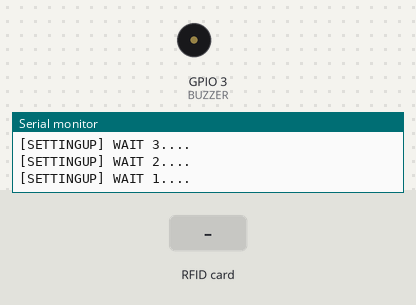
Bench run of a sketch on a simulated ESP32. Parts: buzzer (waves = sounding, pin HIGH), the last lines printed to the serial monitor. Inputs (shaded band) come from the test bench. WiFi joins after 1.5 s; servers stay silent unless stated; uploads are accepted with an empty reply.

Above: at 5.2 s.
5.3 s: RFID card 5E 7A 19 C4 held to the reader
At 5.61 s:
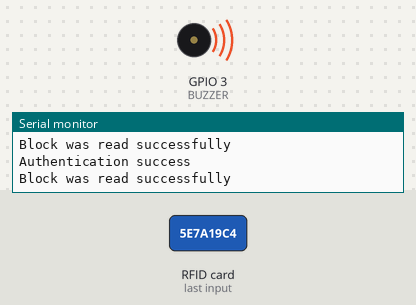
Timing chart, 0 to 8.3 s (numbered marks = the images above; inputs shaded):
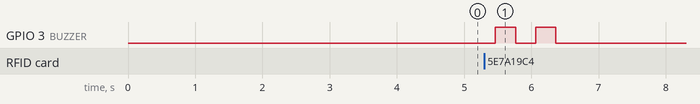

Measured:
- after the input at 5.3 s, GPIO 3 (BUZZER): alternates HIGH for 0.30 s and LOW for 0.30 s, 4 changes in all, then stays LOW, starting after 0.16 s

The sketch:

read_data_from_RFIDTags.ino
```cpp
#include <SPI.h>
#include <MFRC522.h>
#include <Arduino.h>
#include <WiFi.h>
#include <HTTPClient.h>
#include <WiFiClient.h>
#include <WiFiClientSecure.h>
#include <WiFiMulti.h>

const uint8_t fingerprint[20] = {0X09, 0X1E, 0X68, 0X9F, 0XBD, 0X40, 0X4B ,0X47, 0X8D, 0XAC, 0XBE, 0XFE, 0XEF, 0X35, 0XD6, 0X52, 0XC1, 0XA0, 0XEC, 0X9F};

const char* root_ca_website = \
      "-----BEGIN CERTIFICATE-----\n" \
      "MIIFVzCCAz+gAwIBAgINAgPlk28xsBNJiGuiFzANBgkqhkiG9w0BAQwFADBHMQsw\n" \
      "CQYDVQQGEwJVUzEiMCAGA1UEChMZR29vZ2xlIFRydXN0IFNlcnZpY2VzIExMQzEU\n" \
      "MBIGA1UEAxMLR1RTIFJvb3QgUjEwHhcNMTYwNjIyMDAwMDAwWhcNMzYwNjIyMDAw\n" \
      "MDAwWjBHMQswCQYDVQQGEwJVUzEiMCAGA1UEChMZR29vZ2xlIFRydXN0IFNlcnZp\n" \
      "Y2VzIExMQzEUMBIGA1UEAxMLR1RTIFJvb3QgUjEwggIiMA0GCSqGSIb3DQEBAQUA\n" \
      "A4ICDwAwggIKAoICAQC2EQKLHuOhd5s73L+UPreVp0A8of2C+X0yBoJx9vaMf/vo\n" \
      "27xqLpeXo4xL+Sv2sfnOhB2x+cWX3u+58qPpvBKJXqeqUqv4IyfLpLGcY9vXmX7w\n" \
      "Cl7raKb0xlpHDU0QM+NOsROjyBhsS+z8CZDfnWQpJSMHobTSPS5g4M/SCYe7zUjw\n" \
      "TcLCeoiKu7rPWRnWr4+wB7CeMfGCwcDfLqZtbBkOtdh+JhpFAz2weaSUKK0Pfybl\n" \
      "qAj+lug8aJRT7oM6iCsVlgmy4HqMLnXWnOunVmSPlk9orj2XwoSPwLxAwAtcvfaH\n" \
      "szVsrBhQf4TgTM2S0yDpM7xSma8ytSmzJSq0SPly4cpk9+aCEI3oncKKiPo4Zor8\n" \
      "Y/kB+Xj9e1x3+naH+uzfsQ55lVe0vSbv1gHR6xYKu44LtcXFilWr06zqkUspzBmk\n" \
      "MiVOKvFlRNACzqrOSbTqn3yDsEB750Orp2yjj32JgfpMpf/VjsPOS+C12LOORc92\n" \
      "wO1AK/1TD7Cn1TsNsYqiA94xrcx36m97PtbfkSIS5r762DL8EGMUUXLeXdYWk70p\n" \
      "aDPvOmbsB4om3xPXV2V4J95eSRQAogB/mqghtqmxlbCluQ0WEdrHbEg8QOB+DVrN\n" \
      "VjzRlwW5y0vtOUucxD/SVRNuJLDWcfr0wbrM7Rv1/oFB2ACYPTrIrnqYNxgFlQID\n" \
      "AQABo0IwQDAOBgNVHQ8BAf8EBAMCAYYwDwYDVR0TAQH/BAUwAwEB/zAdBgNVHQ4E\n" \
      "FgQU5K8rJnEaK0gnhS9SZizv8IkTcT4wDQYJKoZIhvcNAQEMBQADggIBAJ+qQibb\n" \
      "C5u+/x6Wki4+omVKapi6Ist9wTrYggoGxval3sBOh2Z5ofmmWJyq+bXmYOfg6LEe\n" \
      "QkEzCzc9zolwFcq1JKjPa7XSQCGYzyI0zzvFIoTgxQ6KfF2I5DUkzps+GlQebtuy\n" \
      "h6f88/qBVRRiClmpIgUxPoLW7ttXNLwzldMXG+gnoot7TiYaelpkttGsN/H9oPM4\n" \
      "7HLwEXWdyzRSjeZ2axfG34arJ45JK3VmgRAhpuo+9K4l/3wV3s6MJT/KYnAK9y8J\n" \
      "ZgfIPxz88NtFMN9iiMG1D53Dn0reWVlHxYciNuaCp+0KueIHoI17eko8cdLiA6Ef\n" \
      "MgfdG+RCzgwARWGAtQsgWSl4vflVy2PFPEz0tv/bal8xa5meLMFrUKTX5hgUvYU/\n" \
      "Z6tGn6D/Qqc6f1zLXbBwHSs09dR2CQzreExZBfMzQsNhFRAbd03OIozUhfJFfbdT\n" \
      "6u9AWpQKXCBfTkBdYiJ23//OYb2MI3jSNwLgjt7RETeJ9r/tSQdirpLsQBqvFAnZ\n" \
      "0E6yove+7u7Y/9waLd64NnHi/Hm3lCXRSHNboTXns5lndcEZOitHTtNCjv0xyBZm\n" \
      "2tIMPNuzjsmhDYAPexZ3FL//2wmUspO8IFgV6dtxQ/PeEMMA3KgqlbbC1j+Qa3bb\n" \
      "bP6MvPJwNQzcmRk13NfIRmPVNnGuV/u3gm3c\n" \
      "-----END CERTIFICATE-----\n";


#define RST_PIN 4  // Reset pin
#define SS_PIN 5 //Slave select pin
#define BUZZER 3 // Buzzer pin


MFRC522 mfrc522(SS_PIN,RST_PIN);
MFRC522::MIFARE_Key key;
WiFiMulti wifiMulti;
MFRC522::StatusCode status;


int blockNumofID = 1;


int blockNumofName = 9;


int blockNumPhone= 13;


byte bufferLen =18;
byte readBlockId[18];
byte readBlockName[18];
byte readBlockPhone[18];


String Spreadsheet_data_2;
String Spreadsheet_data_1 = "";


void setup()
{
  Serial.begin(9600);


  Serial.println();


  for (uint8_t t = 4; t > 0; t--)
  {
    Serial.printf("[SETTINGUP] WAIT %d....\n", t);
    Serial.flush();
    delay(1000);
  }


  WiFi.mode(WIFI_STA);

  wifiMulti.addAP("S1th", "S1th@123");

  pinMode(BUZZER, OUTPUT);

  SPI.begin();
}


void ReadDataFromBlock(int blockNum, byte readBlockData[])
{

  for (byte i = 0; i < 6; i++)
  {
    key.keyByte[i] = 0xFF;
  }

  status = mfrc522.PCD_Authenticate(MFRC522::PICC_CMD_MF_AUTH_KEY_A, blockNum, &key, &(mfrc522.uid));


  if (status != MFRC522::STATUS_OK)
  {
     Serial.print("Authentication failed for Read: ");
     Serial.println(mfrc522.GetStatusCodeName(status));
     return;
  }
  else
  {
    Serial.println("Authentication success");
  }


  status = mfrc522.MIFARE_Read(blockNum, readBlockData, &bufferLen);
  if (status != MFRC522::STATUS_OK)
  {
    Serial.print("Reading failed: ");
    Serial.println(mfrc522.GetStatusCodeName(status));
    return;
  }
  else
  {
    Serial.println("Block was read successfully");
  }
}
void loop()
{
   mfrc522.PCD_Init();


  if ( ! mfrc522.PICC_IsNewCardPresent())
  {
    return;
  }


  if ( ! mfrc522.PICC_ReadCardSerial())
  {
    return;
  }


  Serial.println();

  Serial.println(F("Reading last data from RFID..."));


  ReadDataFromBlock(blockNumofID, readBlockId);
  ReadDataFromBlock(blockNumofName, readBlockName);
  ReadDataFromBlock(blockNumPhone, readBlockPhone);

  Spreadsheet_data_1 = "https://script.google.com/macros/s/AKfycbzwXIVsmNCQrgAHDo-4EK4DNvLSa4bjvzInuS_8lFbILyqqEaeNlpV1yFeNy44tzIVJGA/exec?";

  Spreadsheet_data_1 += "admNum=";
  for(int j=0;j<16 && readBlockId[j] != 32 && readBlockId[j] != 10;j++) Spreadsheet_data_1 += ((char)readBlockId[j]);

  Spreadsheet_data_1 += "&name=";
  for(int j=0;j<16 && readBlockName[j] != 32 && readBlockName[j] != 10;j++) Spreadsheet_data_1 += ((char)readBlockName[j]);

  Spreadsheet_data_1 += "&phone=";
  for(int j=0;j<16 && readBlockPhone[j] != 32 && readBlockPhone[j] != 10;j++) Spreadsheet_data_1 += ((char)readBlockPhone[j]);

  digitalWrite(BUZZER, HIGH);
  delay(300);
  digitalWrite(BUZZER, LOW);
  delay(300);
  digitalWrite(BUZZER, HIGH);
  delay(300);
  digitalWrite(BUZZER, LOW);

  if ((wifiMulti.run() == WL_CONNECTED))
  {
    // std::unique_ptr<BearSSL::WiFiClientSecure>client(new BearSSL::WiFiClientSecure);

    WiFiClientSecure client;
    // client->setFingerprint(fingerprint);

    client.setCACert(root_ca_website);

    // Spreadsheet_data_2 = Spreadsheet_data_1+"name="+ String((char*)readBlockName)+"&admNum="+String((char*)readBlockId)+"&phone="+String((char*)readBlockPhone);

    // Spreadsheet_data_2 = Spreadsheet_data_1+"name="+ String((char*)readBlockName)+"&admNum="+String((char*)readBlockId)+"&phone="+String((char*)readBlockPhone);

    Spreadsheet_data_1.trim();
    Serial.println(Spreadsheet_data_1);

    HTTPClient https;
    Serial.print(F("[HTTPS] begin...\n"));
    if (https.begin(client, (String)Spreadsheet_data_1))
    {

      Serial.print(F("[HTTPS] GET...\n"));

      int httpCode = https.GET();

      if (httpCode > 0)
      {
        Serial.printf("[HTTPS] GET... code: %d\n", httpCode);
      }
      else
      {
        Serial.printf("[HTTPS] GET... failed, error: %s\n", https.errorToString(httpCode).c_str());
      }
      https.end();
      delay(1000);
    }
    else
    {
      Serial.printf("[HTTPS} Unable to connect\n");
    }
  }
}
```
